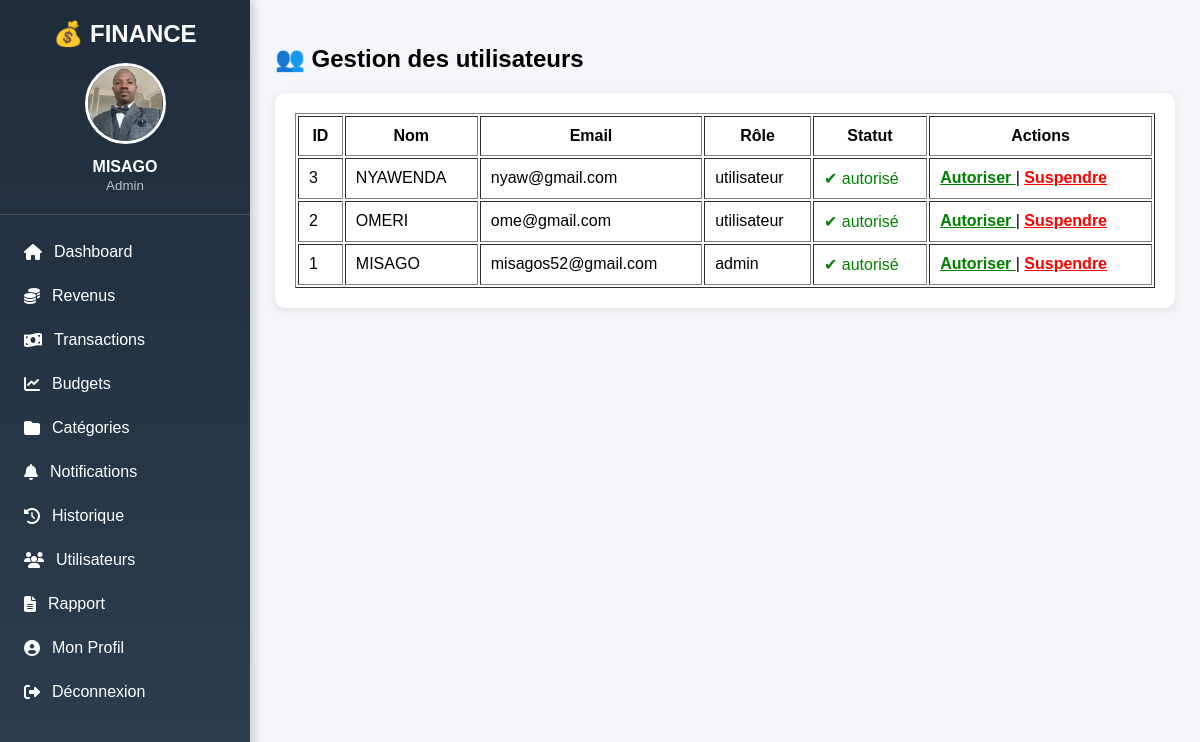
Before: /auth/admin/users/ (signed in) with the older database file.
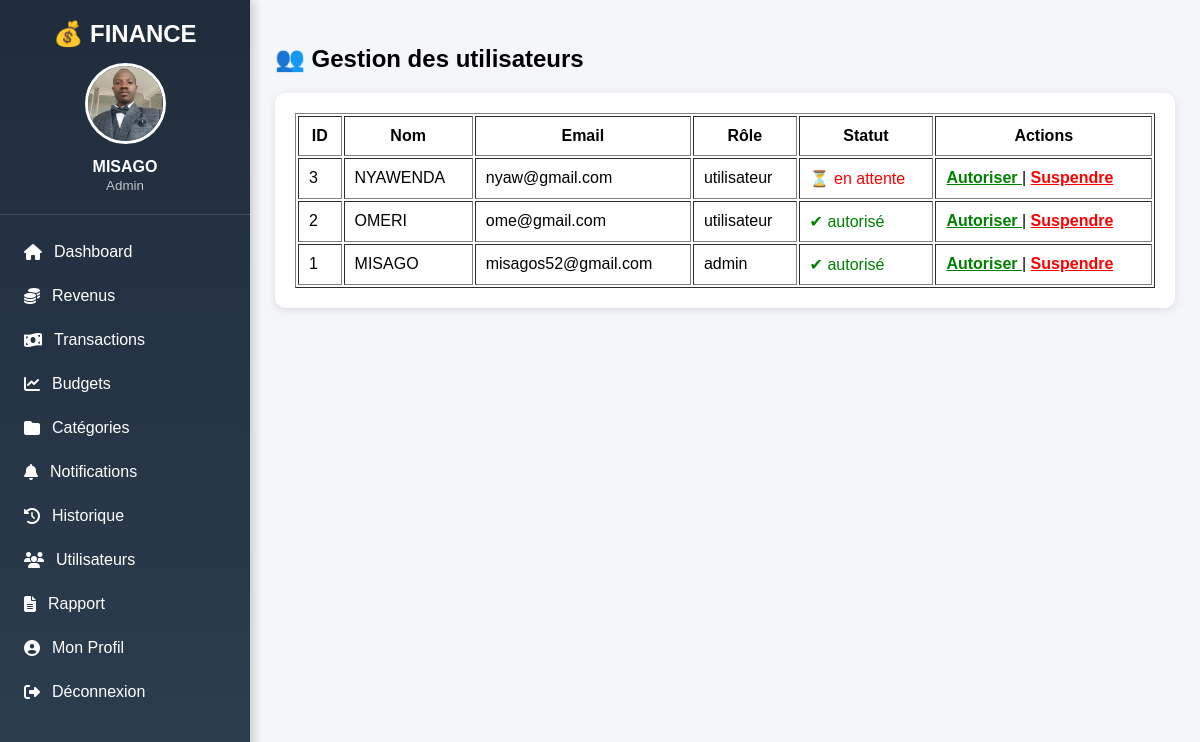
After: the same page with the newer database file.
### accounts/models.py (models this page shows, shortened)
class User(AbstractUser):
    username = None
    nom = models.CharField(
        max_length=100,
        blank=True,
        null=True
    )
    email = models.EmailField(
        unique=True
    )
    role = models.CharField(
        max_length=20,
        default="utilisateur"
    )
    statut = models.CharField(
        max_length=20,
        default="en attente"
    )
    photo = models.ImageField(
        upload_to="profiles/",
        blank=True,
        null=True,
        default="profiles/default.png"
    )
    USERNAME_FIELD = "email"
    REQUIRED_FIELDS = []
    objects = UserManager()

### accounts/views.py (the view)
# urls.py: path('admin/users/', views.admin_users_view, name='admin_users'),
@login_required
def admin_users_view(request):
    if request.user.role != "admin":
        return redirect('dashboard')
    users = User.objects.all().order_by('-id')
    return render(request, "auth/admin_users.html", {
        "users": users
    })

### templates/auth/admin_users.html
{% extends "base.html" %}
{% block content %}
<h2>👥 Gestion des utilisateurs</h2>
<div class="card">
<table border="1" width="100%" cellpadding="10">
    <tr>
        <th>ID</th>
        <th>Nom</th>
        <th>Email</th>
        <th>Rôle</th>
        <th>Statut</th>
        <th>Actions</th>
    </tr>
    {% for u in users %}
    <tr>
        <td>{{ u.id }}</td>
        <td>{{ u.nom }}</td>
        <td>{{ u.email }}</td>
        <td>{{ u.role }}</td>
        <td>
            {% if u.statut == "autorisé" %}
                <span style="color:green;">✔ autorisé</span>
            {% else %}
                <span style="color:red;">⏳ en attente</span>
            {% endif %}
        </td>
        <td>
            <a href="/auth/approve/{{ u.id }}/"
               style="color:green; font-weight:bold;">
                Autoriser
            </a>
            |
            <a href="/auth/suspend/{{ u.id }}/"
               style="color:red; font-weight:bold;">
                Suspendre
            </a>
        </td>
    </tr>
    {% endfor %}
</table>
</div>
{% endblock %}

### templates/base.html (shortened to what this page needs)
<!DOCTYPE html>
<html lang="fr">
<head>
    <link rel="stylesheet" href="https://cdnjs.cloudflare.com/ajax/libs/font-awesome/6.5.0/css/all.min.css">
</head>
<body>
<div class="sidebar">
<h2>💰 FINANCE</h2>
<div class="user-box">
{% if request.user.photo %}
    <img src="{{ request.user.photo.url }}">
{% else %}
    <img src="/media/profiles/default.png">
{% endif %}
<strong>{{ request.user.nom }}</strong>
<small>{{ request.user.role|title }}</small>
</div>
<a href="{% url 'dashboard' %}">
    <i class="fa fa-home"></i> Dashboard
</a>
<a href="{% url 'revenu_list' %}">
    <i class="fa fa-coins"></i> Revenus
</a>
<a href="{% url 'transaction_list' %}">
    <i class="fa fa-money-bill-wave"></i> Transactions
</a>
<a href="{% url 'budget_list' %}">
    <i class="fa fa-chart-line"></i> Budgets
</a>
<a href="{% url 'category_list' %}">
    <i class="fa fa-folder"></i> Catégories
</a>
<a href="{% url 'notification_list' %}">
    <i class="fa fa-bell"></i> Notifications
</a>
<a href="{% url 'historique' %}">
    <i class="fa fa-history"></i> Historique
</a>
{% if request.user.is_authenticated %}
<a href="{% url 'admin_users' %}">
    <i class="fa fa-users"></i> Utilisateurs
</a>
<a href="{% url 'send_report' %}">
    <i class="fa fa-file-alt"></i> Rapport
</a>
{% endif %}
<a href="{% url 'profile' %}">
    <i class="fa fa-user-circle"></i> Mon Profil
</a>
<a href="{% url 'logout' %}">
    <i class="fa fa-sign-out-alt"></i> Déconnexion
</a>
</div>
<div class="content">
    {% block content %}
    {% endblock %}
</div>
</body>
</html>

### templates/base.html (style rules this page uses)
body { margin:0; font-family:Arial, Helvetica, sans-serif; background:#f4f6f9; }
.sidebar { width:250px; height:100vh; background:linear-gradient(180deg,#1f2c3c,#2c3e50); position:fixed; left:0; top:0; overflow-y:auto; box-shadow:3px 0 10px rgba(0,0,0,.2); }
.sidebar h2 { color:white; text-align:center; margin-top:20px; margin-bottom:15px; }
.user-box { text-align:center; color:white; padding-bottom:20px; border-bottom:1px solid rgba(255,255,255,.15); margin-bottom:15px; }
.user-box img { width:75px; height:75px; border-radius:50%; object-fit:cover; border:3px solid white; }
.user-box strong { display:block; margin-top:10px; font-size:16px; }
.user-box small { color:#bdc3c7; }
.sidebar a { display:flex; align-items:center; gap:12px; color:white; text-decoration:none; padding:13px 20px; transition:.3s; border-left:4px solid transparent; }
.content { margin-left:250px; padding:25px; }
.card { background:white; border-radius:10px; padding:20px; box-shadow:0 2px 8px rgba(0,0,0,.1); margin-bottom:20px; }

Changed rows visible on the page:
changed User "NYAWENDA": statut "✔ autorisé" → "⏳ en attente"
